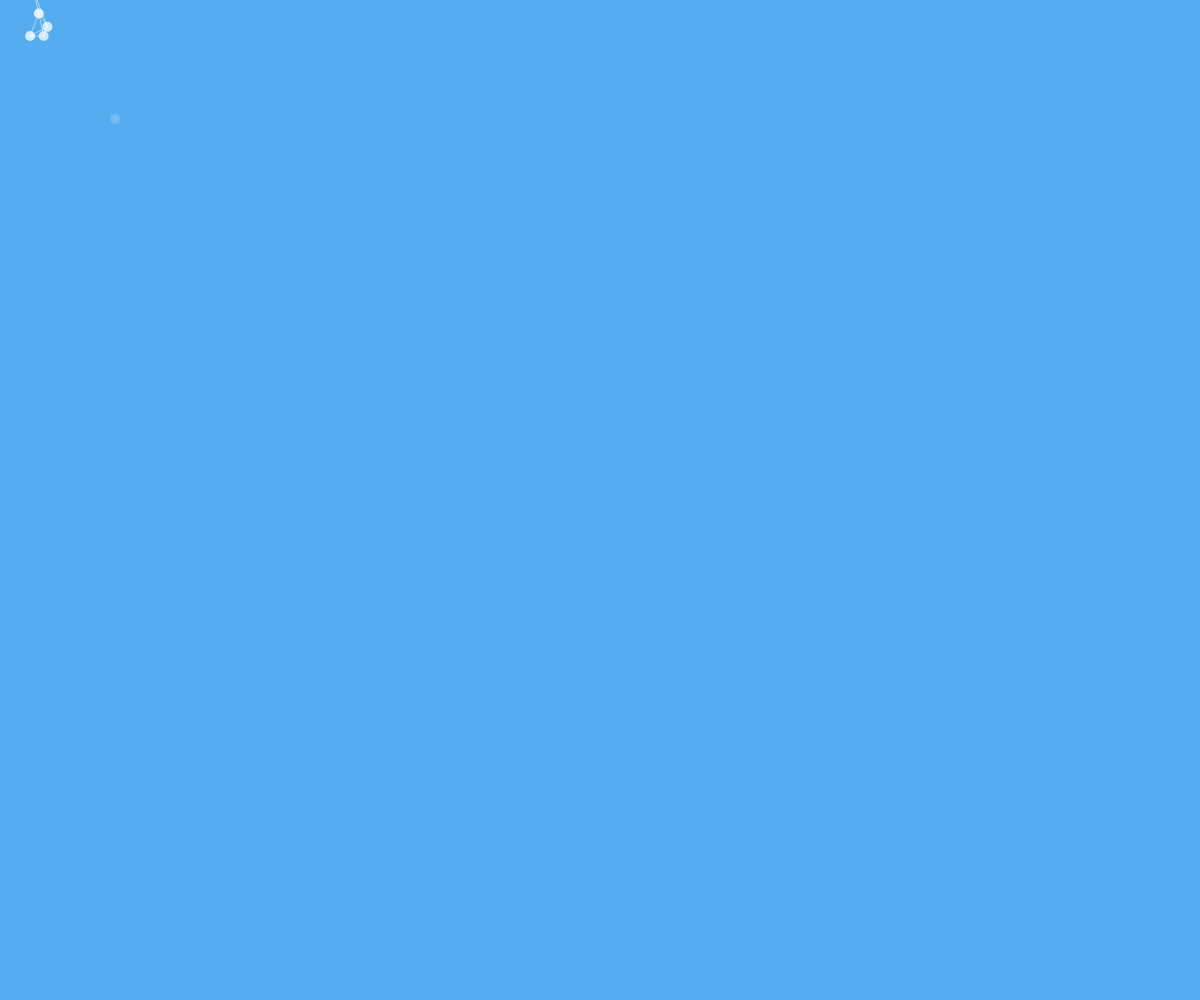
Frame 1 (no input)
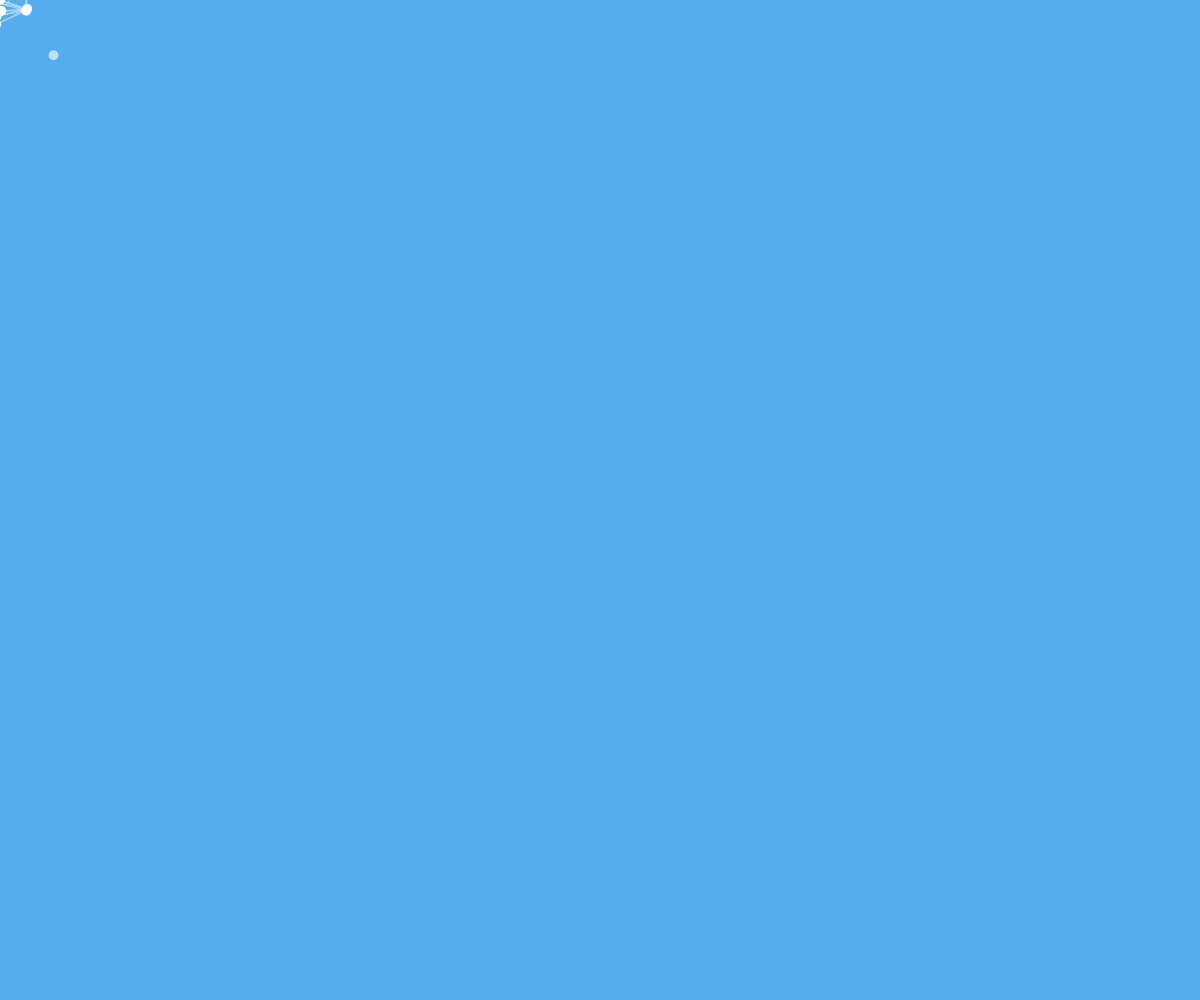
Frame 60 (no input)
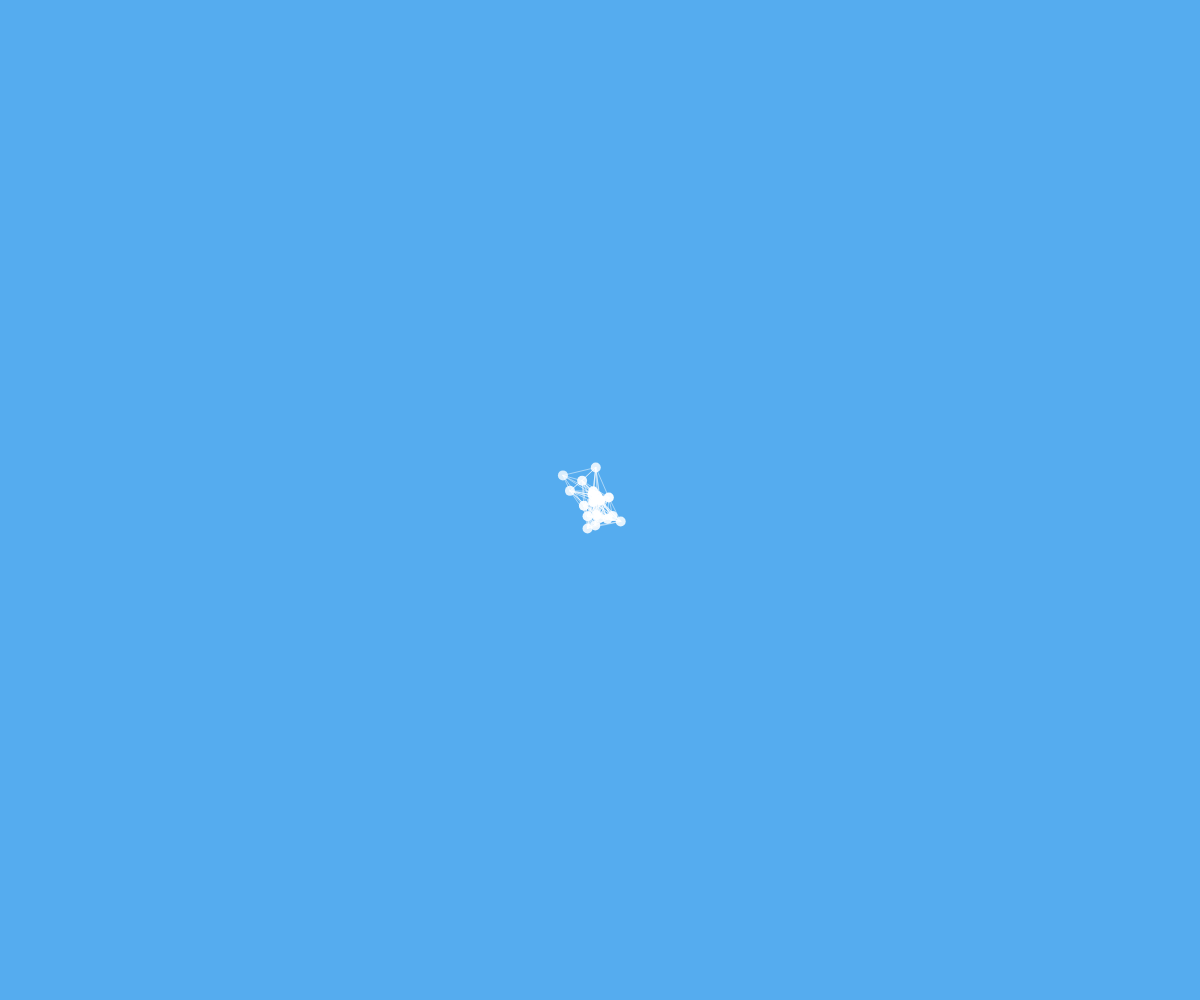
Frame 120 (the mouse pressed at the canvas centre since frame 60)

The p5.js sketch that drew these frames (run headless with seeded random() and noise() and a simulated clock; from frame 60 on, the mouse is pressed at the canvas centre):

// p5.js sketch
// ── sketch.js
var movers = [];
var dots=20;

function setup() {
    createCanvas(innerWidth,innerHeight);
    stroke(255);
    fill(255);
    for(var i=0;i<dots;i++){
        movers.push(new Mover(width/2+random(-10*i,10*i),height/2+random(-10*i,10*i)));
    }
}

function draw() {
    background(85,172,239);
    var mousepos = createVector(mouseX,mouseY);
    noStroke();
    for(var i=0;i<dots;i++){
        movers[i].update();
        if(movers[i].checkBounds(mousepos)){
            movers[i] = new Mover(mouseX+random(-120,120), mouseY+random(-120,120));
            movers[i].checkBounds(mousepos);
        }
        movers[i].draw();
    }

    stroke(255,255,255,125);

    for(i=0;i<dots;i++){
        for(j=i;j<dots;j++){
            var p1 = movers[i];
            var p2 = movers[j];
            if(p1.pos.dist(p2.pos)<40){
                line(p1.pos.x,p1.pos.y,p2.pos.x,p2.pos.y);
            }
        }
    }
}

function Mover(x,y){
    this.pos = createVector(x,y);
    this.vel = createVector(0,0);
    this.acc = createVector(0,0);

    this.update = function(){
        var mousepos = createVector(mouseX, mouseY);
        this.acc = p5.Vector.sub(mousepos,this.pos);
        this.acc.x += random(-5,5);
        this.acc.y += random(-5,5);
        this.acc.normalize();
        this.acc.mult(0.05);
        
        this.vel.add(this.acc);
        this.pos.add(this.vel);
    }

    this.draw = function(){
        ellipse(this.pos.x,this.pos.y,10,10);
    }

    this.checkBounds = function(mousepos){
        var distance = this.pos.dist(mousepos);
        var alp = map(distance,201,0,0,255);
        fill(255,255,255,alp);
        if(distance>200)
            return true;
        else
            return false;
    }
}
